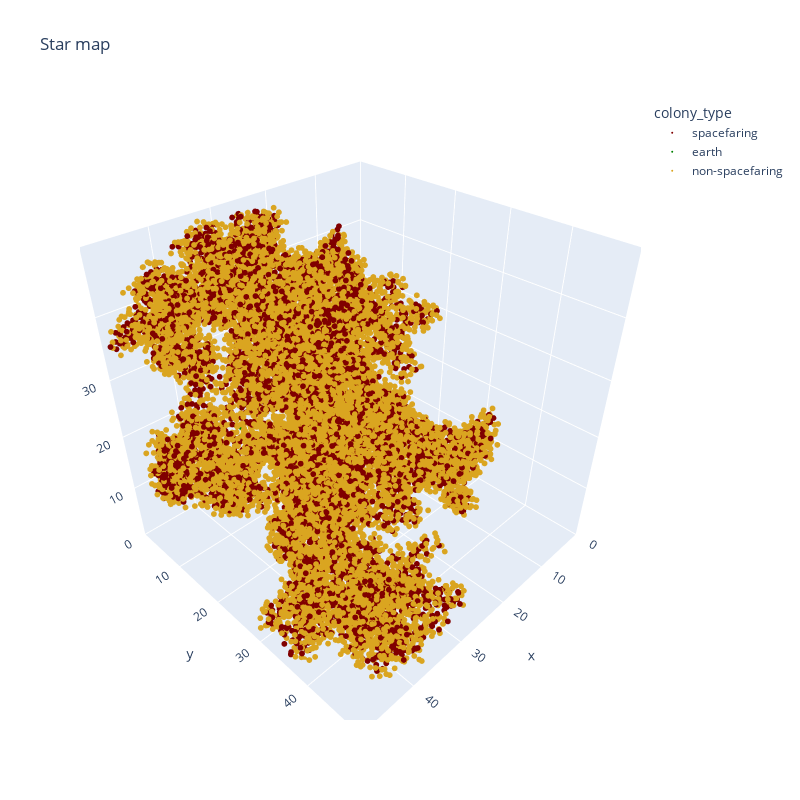

Notebook source saved alongside this figure:
### Code cell
seed = rnd.randrange(1000000)
seed=694350
rnd.seed(seed)

Sector.colinising=0.32
size =50
exp = Space(size)
edge = False
for _ in range(400):
    edge = exp.iterate()
   
df = pd.DataFrame(exp.star_map, columns=['x','y','z','colony_type'])

fig = px.scatter_3d(df, x='x', y='y', z='z', color='colony_type',color_discrete_sequence=["maroon", "green","goldenrod"] ,title="Star map", width=800, height=800)
fig.update_traces(hoverinfo="skip",marker_size =2)
   
fig.update_layout(scene=dict(xaxis_showspikes=False,
                             yaxis_showspikes=False,
                             zaxis_showspikes=False,
                             xaxis = dict(nticks=10, range=[0,size]),
                             yaxis = dict(nticks=10, range=[0,size]),
                             zaxis = dict(nticks=10, range=[0,size]),
                             ))

### Figure 1 — Plotly figure (JSON) as saved in the notebook; plotly's stock layout.template omitted (floating-point values rounded to 4 significant figures; data arrays with more than 128 entries replaced by an {"elided": "..."} marker saying what was removed)
{"data": [{"hoverinfo": "skip", "hovertemplate": "colony_type=spacefaring<br>x=%{x}<br>y=%{y}<br>z=%{z}<extra></extra>", "legendgroup": "spacefaring", "marker": {"color": "maroon", "size": 2, "symbol": "circle"}, "mode": "markers", "name": "spacefaring", "scene": "scene", "showlegend": true, "type": "scatter3d", "x": {"elided": "5898 float values"}, "y": {"elided": "5898 float values"}, "z": {"elided": "5898 float values"}}, {"hoverinfo": "skip", "hovertemplate": "colony_type=earth<br>x=%{x}<br>y=%{y}<br>z=%{z}<extra></extra>", "legendgroup": "earth", "marker": {"color": "green", "size": 2, "symbol": "circle"}, "mode": "markers", "name": "earth", "scene": "scene", "showlegend": true, "type": "scatter3d", "x": [39], "y": [15], "z": [24]}, {"hoverinfo": "skip", "hovertemplate": "colony_type=non-spacefaring<br>x=%{x}<br>y=%{y}<br>z=%{z}<extra></extra>", "legendgroup": "non-spacefaring", "marker": {"color": "goldenrod", "size": 2, "symbol": "circle"}, "mode": "markers", "name": "non-spacefaring", "scene": "scene", "showlegend": true, "type": "scatter3d", "x": {"elided": "12555 float values"}, "y": {"elided": "12555 float values"}, "z": {"elided": "12555 float values"}}], "layout": {"height": 800, "legend": {"title": {"text": "colony_type"}, "tracegroupgap": 0}, "scene": {"domain": {"x": [0, 1], "y": [0, 1]}, "xaxis": {"nticks": 10, "range": [0, 50], "showspikes": false, "title": {"text": "x"}}, "yaxis": {"nticks": 10, "range": [0, 50], "showspikes": false, "title": {"text": "y"}}, "zaxis": {"nticks": 10, "range": [0, 50], "showspikes": false, "title": {"text": "z"}}}, "title": {"text": "Star map"}, "width": 800}}
